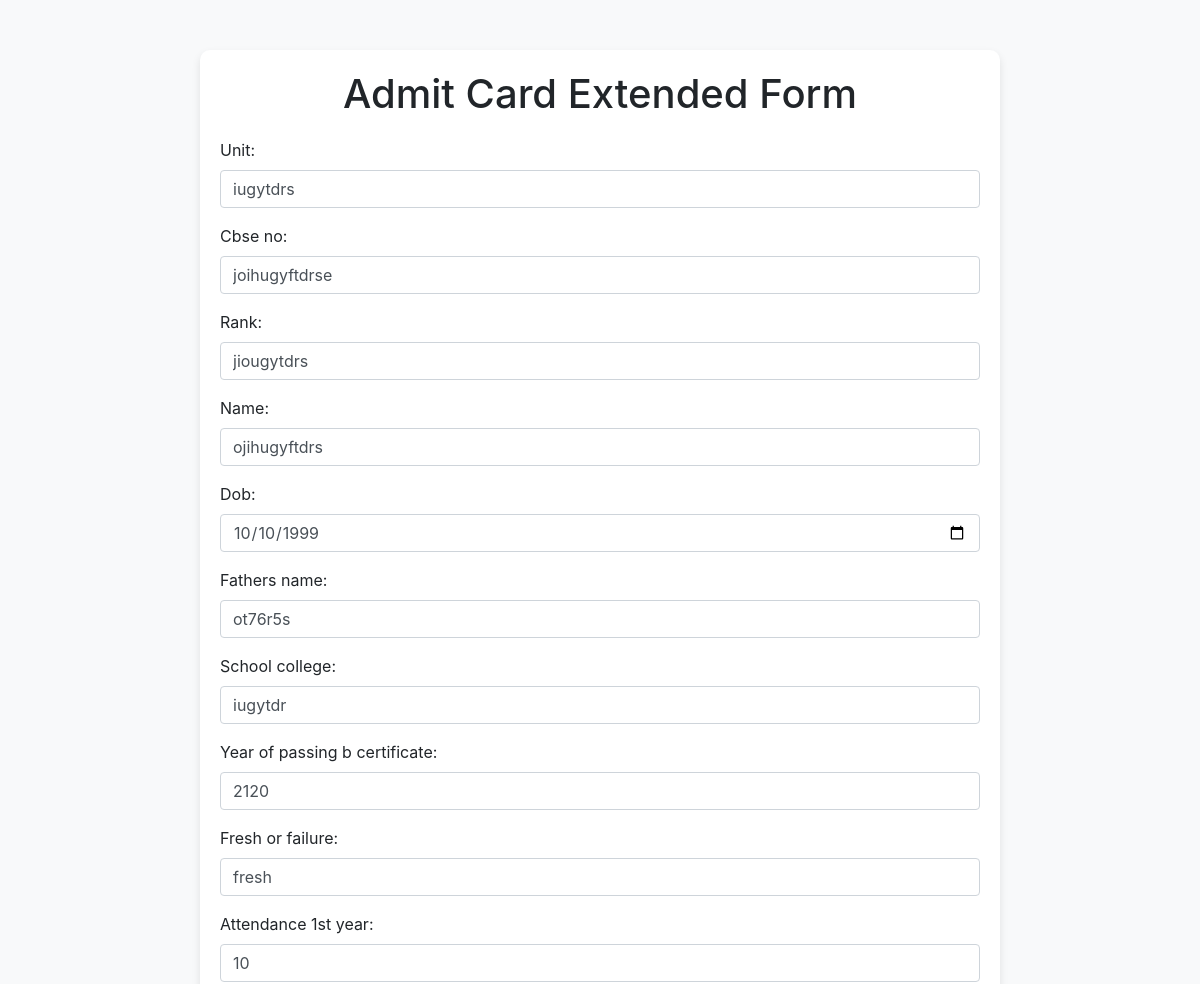
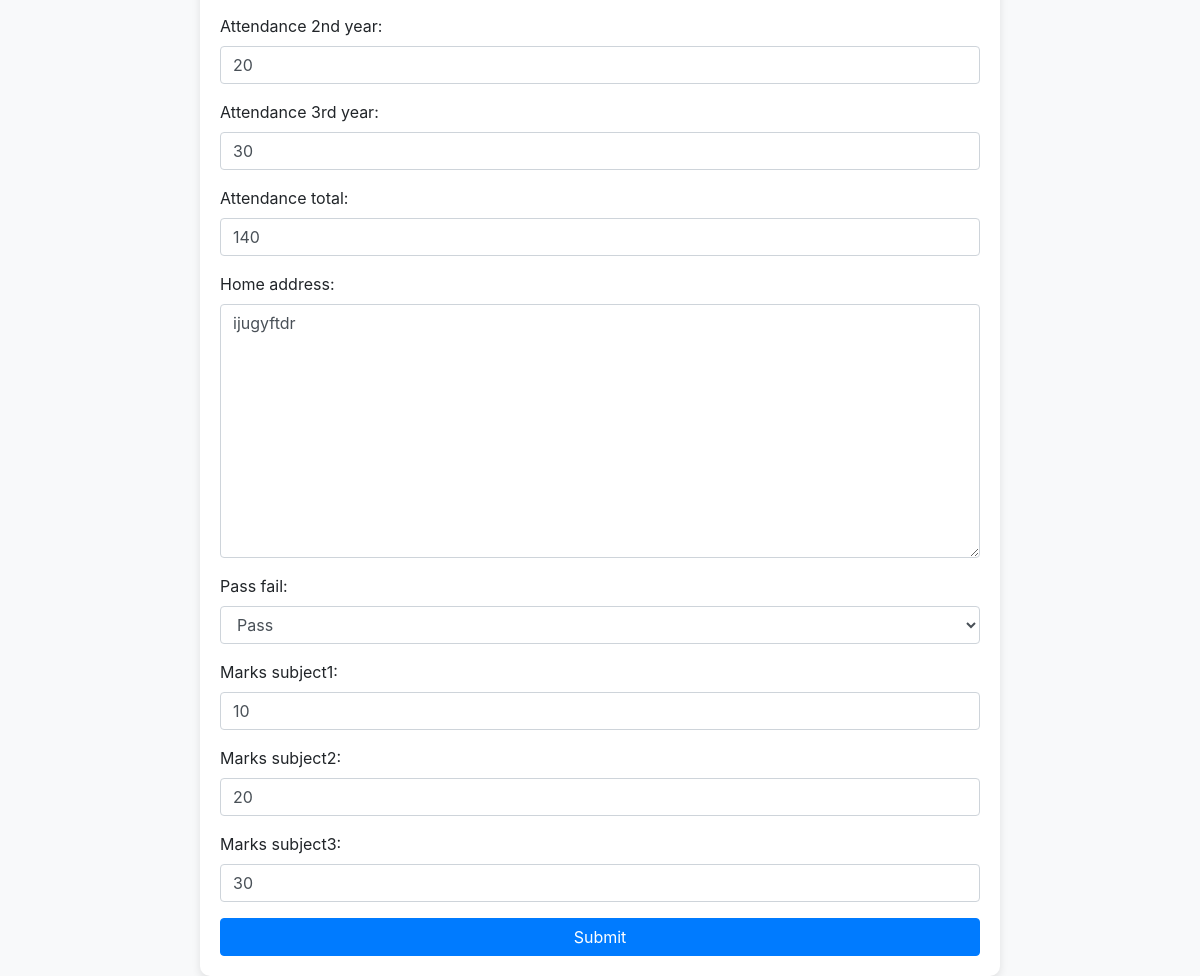
Before: /extended/1/ with the older database file (2 pictures, top to bottom).
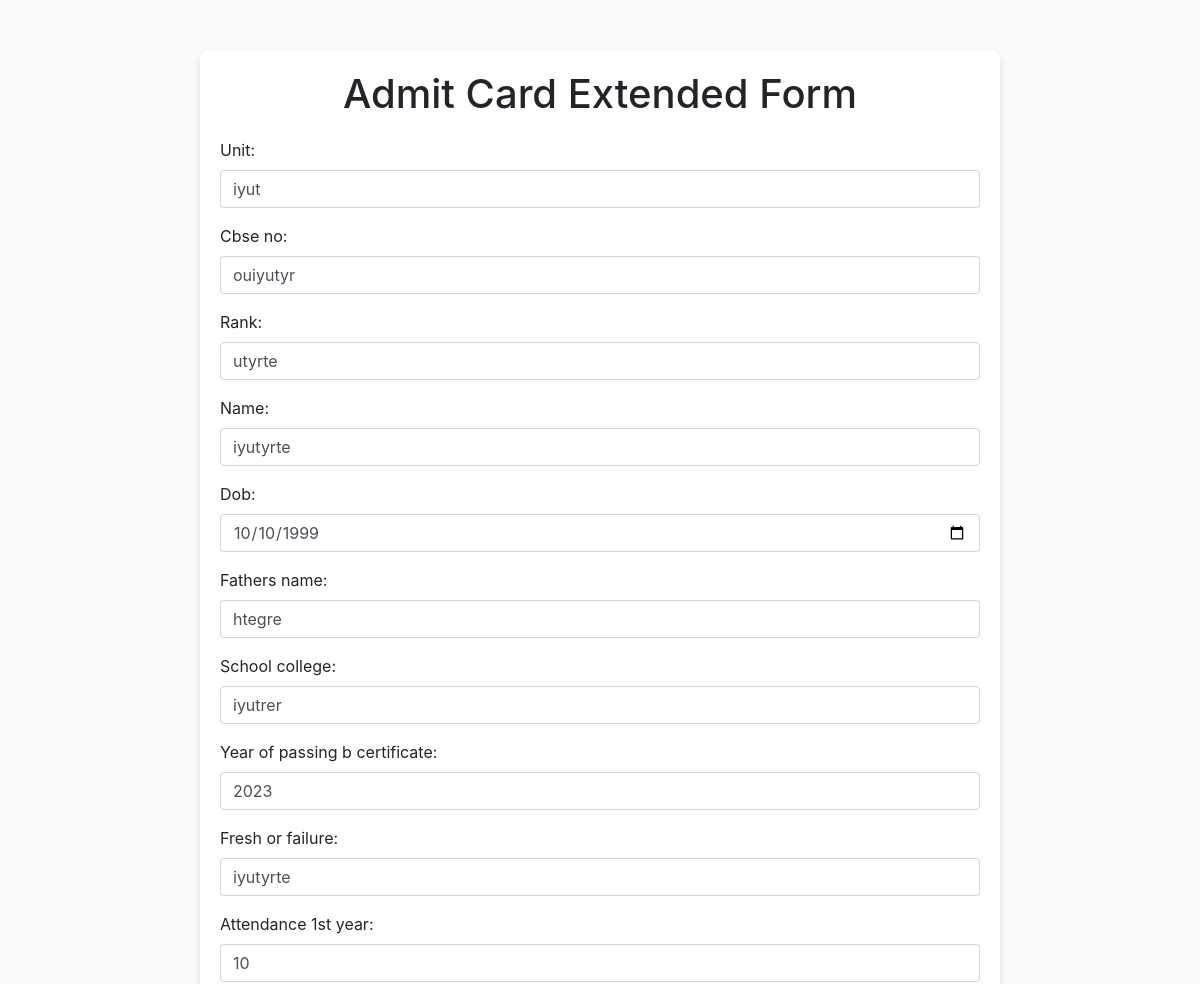
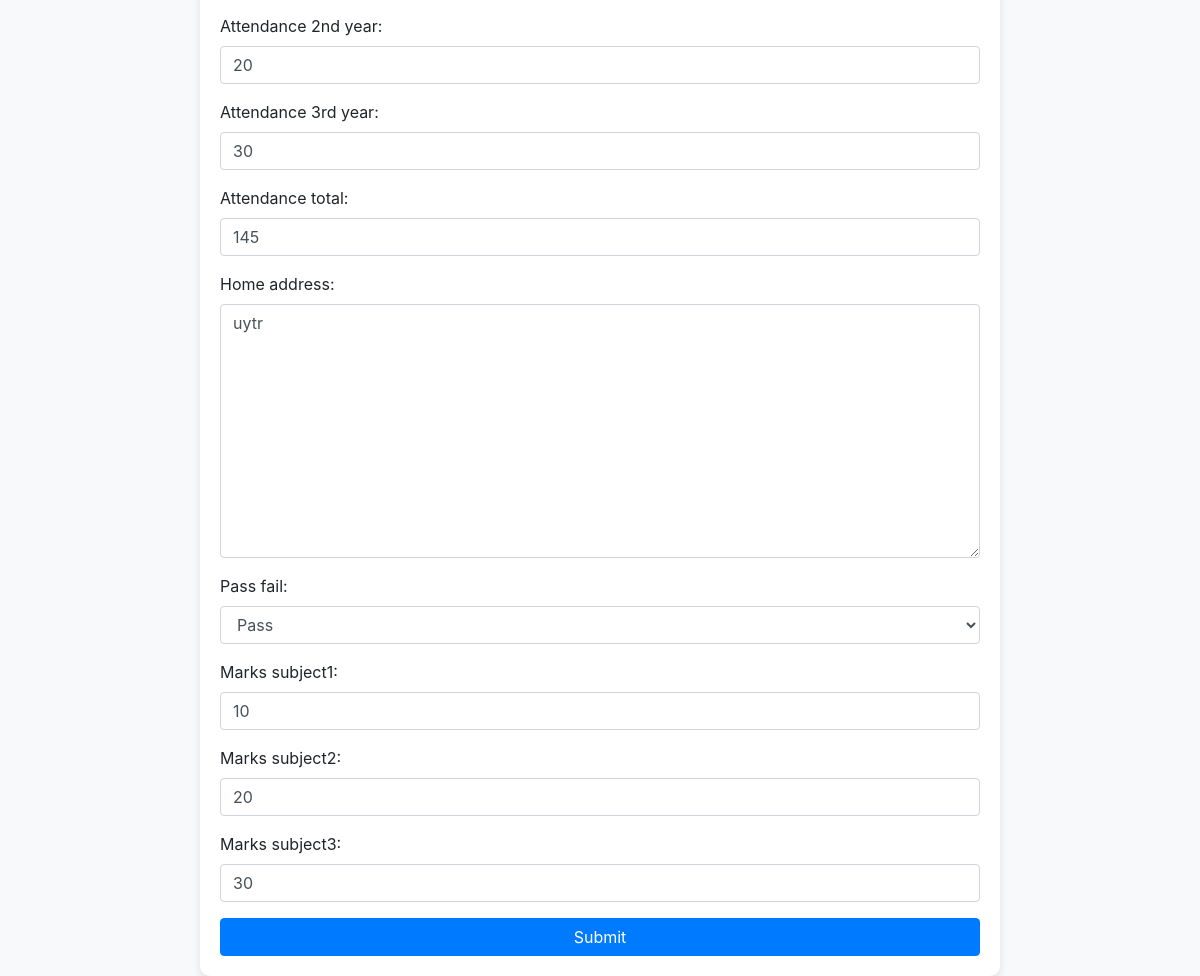
After: the same page with the newer database file (2 pictures, top to bottom).
### mainapp/models.py (models this page shows)
class StudentDetail(models.Model):
    unit = models.CharField(max_length=255)
    cbse_no = models.CharField(max_length=255)
    rank = models.CharField(max_length=255)
    name = models.CharField(max_length=255)
    dob = models.DateField()
    certificate = models.OneToOneField(Certificate, on_delete=models.CASCADE, null=True, blank=True)
    fathers_name = models.CharField(max_length=255)
    school_college = models.CharField(max_length=255)
    year_of_passing_b_certificate = models.CharField(max_length=255)
    attach_photo_b_certificate = models.ImageField(upload_to='media', blank=True, null=True)
    fresh_or_failure = models.CharField(max_length=255)
    attendance_1st_year = models.IntegerField()
    attendance_2nd_year = models.IntegerField()
    attendance_3rd_year = models.IntegerField()
    attendance_total = models.IntegerField()
    home_address = models.TextField()
    pass_fail = models.CharField(max_length=10, choices=[('Pass', 'Pass'), ('Fail', 'Fail')])
    marks_subject1 = models.IntegerField(blank=True, null=True)
    marks_subject2 = models.IntegerField(blank=True, null=True)
    marks_subject3 = models.IntegerField(blank=True, null=True)

### mainapp/views.py (the view)
# urls.py: path('extended/<int:student_id>/', student_detail_extended_view, name='student_detail_extended'),
def student_detail_extended_view(request, student_id):
    student = get_object_or_404(StudentDetail, id=student_id)
    if request.method == 'POST':
        form = StudentDetailExtendedForm(request.POST, request.FILES, instance=student)
        if form.is_valid():
            student = form.save(commit=False)
            if student.pass_fail == 'Pass':
                if not student.certificate:
                    if student.unit and student.rank:  # Adjust this condition as per your logic
                        certificate_type = f"{student.unit}_{student.rank}"
                        certificate = Certificate.objects.create(
                            Name=student.name,
                            DOB=student.dob,
                            Guardian=student.fathers_name,
                            CadetRank=student.rank,
                            CertificateType=certificate_type,  # Set CertificateType here
                            Unit=student.unit,
                            Institute=student.school_college,
                            user_image=student.attach_photo_b_certificate,
                        )
                        student.certificate = certificate
                        student.save()
                    else:
                        pass
                else:
                    certificate = student.certificate
                    certificate.Name = student.name
                    certificate.DOB = student.dob
                    certificate.Guardian = student.fathers_name
                    certificate.CadetRank = student.rank
                    certificate.Unit = student.unit
                    certificate.Institute = student.school_college
                    certificate.user_image = student.attach_photo_b_certificate
                    certificate.save()
            else:
                if student.certificate:
                    student.certificate.delete()
                    student.certificate = None
                    student.save()
            return redirect('dashboard')
    else:
        form = StudentDetailExtendedForm(instance=student)
    return render(request, 'student_detail_extended.html', {'form': form})

### mainapp/forms.py (called while the page is built, shortened)
    def handle_pass_fail(self, pass_fail_value):
        if pass_fail_value == 'Pass':
            self.fields['marks_subject1'].widget.attrs['style'] = 'display:block;'
            self.fields['marks_subject2'].widget.attrs['style'] = 'display:block;'
            self.fields['marks_subject3'].widget.attrs['style'] = 'display:block;'
            self.fields['marks_subject1'].required = True
            self.fields['marks_subject2'].required = True
            self.fields['marks_subject3'].required = True

### mainapp/templates/student_detail_extended.html (shortened to what this page needs)
<!DOCTYPE html>
<html lang="en">
<head>
    <link href="https://stackpath.bootstrapcdn.com/bootstrap/4.5.2/css/bootstrap.min.css" rel="stylesheet">
</head>
<body>
    <div class="container">
        <h1>Admit Card Extended Form</h1>
        <form method="post" enctype="multipart/form-data">
            <div class="form-group">
                {{ form.unit.label_tag }}
                {{ form.unit }}
            </div>
            <div class="form-group">
                {{ form.cbse_no.label_tag }}
                {{ form.cbse_no }}
            </div>
            <div class="form-group">
                {{ form.rank.label_tag }}
                {{ form.rank }}
            </div>
            <div class="form-group">
                {{ form.name.label_tag }}
                {{ form.name }}
            </div>
            <div class="form-group">
                {{ form.dob.label_tag }}
                {{ form.dob }}
            </div>
            <div class="form-group">
                {{ form.fathers_name.label_tag }}
                {{ form.fathers_name }}
            </div>
            <div class="form-group">
                {{ form.school_college.label_tag }}
                {{ form.school_college }}
            </div>
            <div class="form-group">
                {{ form.year_of_passing_b_certificate.label_tag }}
                {{ form.year_of_passing_b_certificate }}
            </div>
            <div class="form-group">
                {{ form.fresh_or_failure.label_tag }}
                {{ form.fresh_or_failure }}
            </div>
            <div class="form-group">
                {{ form.attendance_1st_year.label_tag }}
                {{ form.attendance_1st_year }}
            </div>
            <div class="form-group">
                {{ form.attendance_2nd_year.label_tag }}
                {{ form.attendance_2nd_year }}
            </div>
            <div class="form-group">
                {{ form.attendance_3rd_year.label_tag }}
                {{ form.attendance_3rd_year }}
            </div>
            <div class="form-group">
                {{ form.attendance_total.label_tag }}
                {{ form.attendance_total }}
            </div>
            <div class="form-group">
                {{ form.home_address.label_tag }}
                {{ form.home_address }}
            </div>
            <div class="form-group">
                {{ form.pass_fail.label_tag }}
                {{ form.pass_fail }}
            </div>
            <div class="form-group">
                {{ form.marks_subject1.label_tag }}
                {{ form.marks_subject1 }}
            </div>
            <div class="form-group">
                {{ form.marks_subject2.label_tag }}
                {{ form.marks_subject2 }}
            </div>
            <div class="form-group">
                {{ form.marks_subject3.label_tag }}
                {{ form.marks_subject3 }}
            </div>
            <button type="submit" class="btn btn-primary">Submit</button>
        </form>
    </div>
</body>
</html>

Changed rows visible on the page:
changed StudentDetail "Pass": unit "iugytdrs" → "iyut"; cbse_no "joihugyftdrse" → "ouiyutyr"; rank "jiougytdrs" → "utyrte"; name "ojihugyftdrs" → "iyutyrte"; fathers_name "ot76r5s" → "htegre"; school_college "iugytdr" → "iyutrer"; year_of_passing_b_certificate "2120" → "2023"; fresh_or_failure "fresh" → "iyutyrte"; attendance_total "140" → "145"; home_address "ijugyftdr" → "uytr"
